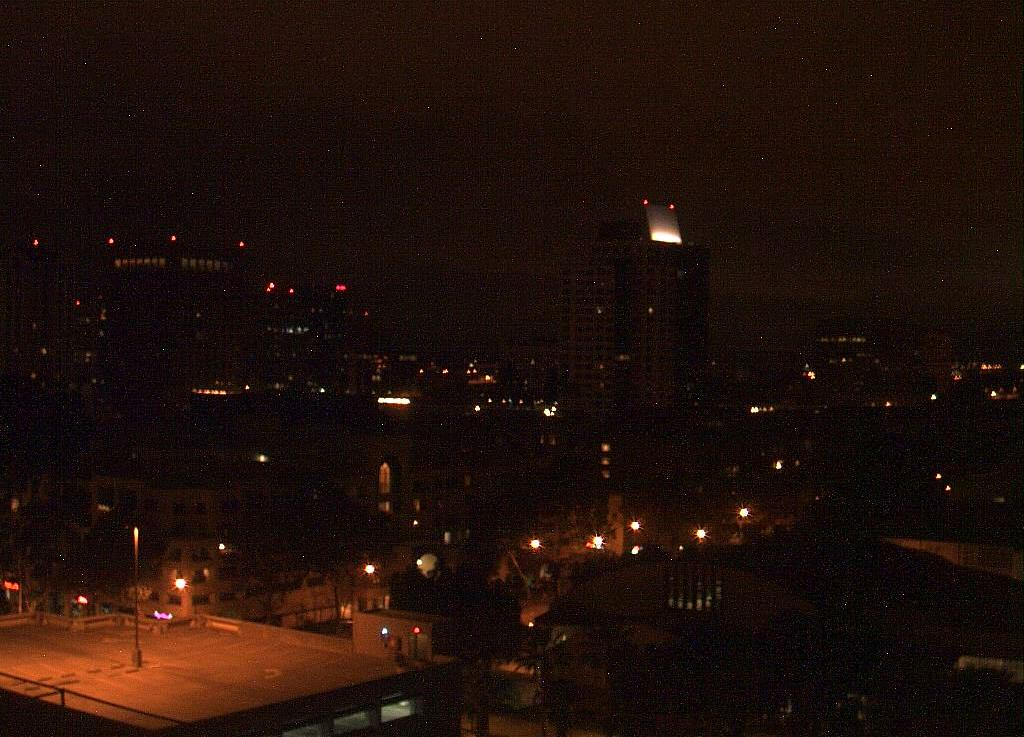
#> input picture night.jpg, 1024 x 737 px
$ python TRADITIONAL_METHODs.py
#> lines starting #> are read from the running program, lines starting #| are printed output that depends on the picture
import argparse
import cv2
import numpy as np


def load_bgr(path: str) -> np.ndarray:
#> called with path = 'night.jpg'
    img = cv2.imread(path, cv2.IMREAD_COLOR)
#> img is the input picture: shape (737, 1024, 3); mean B, G, R 10.4, 16.3, 32.7
#> call 2 of load_bgr, with path = 'day.jpg'
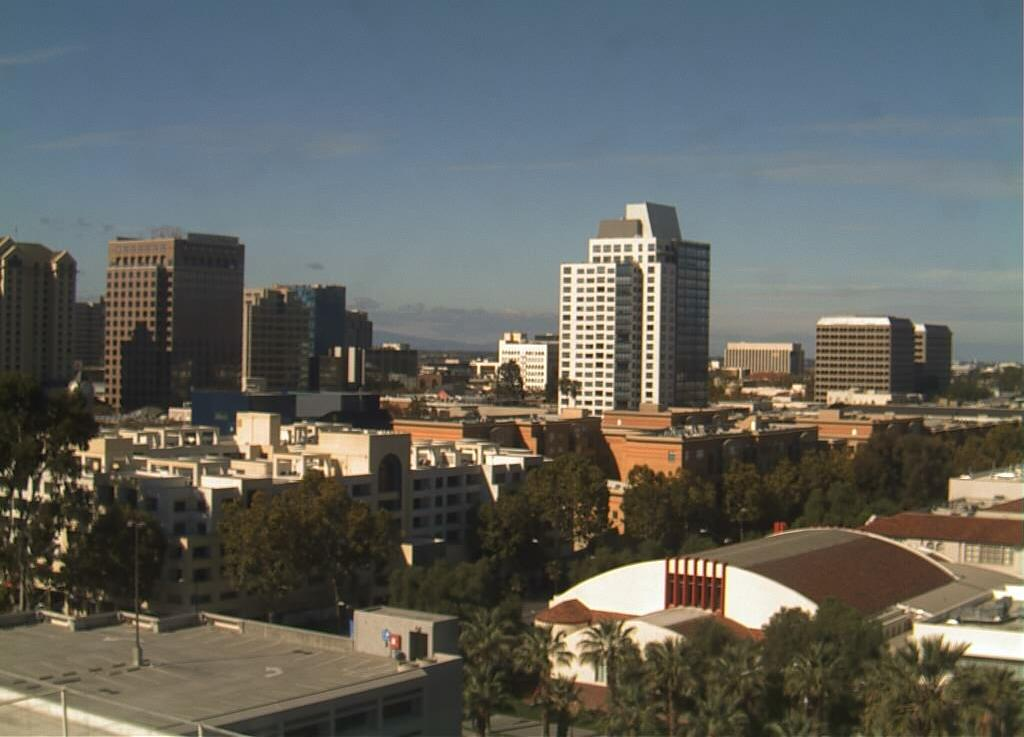
#> input picture day.jpg, 1024 x 737 px
#> in load_bgr, img is the input picture: shape (737, 1024, 3); mean B, G, R 95, 99.7, 98.2
    if img is None:
        raise FileNotFoundError(f"Could not read image: {path}")
    return img


def ensure_same_size(src: np.ndarray, ref: np.ndarray) -> np.ndarray:
    if src.shape[:2] != ref.shape[:2]:
        src = cv2.resize(src, (ref.shape[1], ref.shape[0]), interpolation=cv2.INTER_AREA)
    return src


def compute_channel_mse_rgb_255(img1_bgr: np.ndarray, img2_bgr: np.ndarray):
    """
    RGB channel-wise MSE in 0-255 space.
    Important: cast to float before subtraction (avoids uint8 wrap-around).
    """
    img1 = cv2.cvtColor(img1_bgr, cv2.COLOR_BGR2RGB).astype(np.float32)
    img2 = cv2.cvtColor(img2_bgr, cv2.COLOR_BGR2RGB).astype(np.float32)

    mse_r = np.mean((img1[:, :, 0] - img2[:, :, 0]) ** 2)
    mse_g = np.mean((img1[:, :, 1] - img2[:, :, 1]) ** 2)
    mse_b = np.mean((img1[:, :, 2] - img2[:, :, 2]) ** 2)
    mse_overall = (mse_r + mse_g + mse_b) / 3.0
    return float(mse_r), float(mse_g), float(mse_b), float(mse_overall)


def denoise_bilateral(bgr: np.ndarray, d: int = 7, sigma_color: int = 35, sigma_space: int = 35) -> np.ndarray:
#> called with d = 7, sigma_color = 35, sigma_space = 35
    return cv2.bilateralFilter(bgr, d=d, sigmaColor=sigma_color, sigmaSpace=sigma_space)


def apply_gamma(bgr: np.ndarray, gamma: float = 0.78) -> np.ndarray:
#> called with gamma = 0.78
    if gamma <= 0:
        raise ValueError("gamma must be > 0")
    lut = np.array([((i / 255.0) ** gamma) * 255.0 for i in range(256)], dtype=np.float32)
    lut = np.clip(lut, 0, 255).astype(np.uint8)
    return cv2.LUT(bgr, lut)
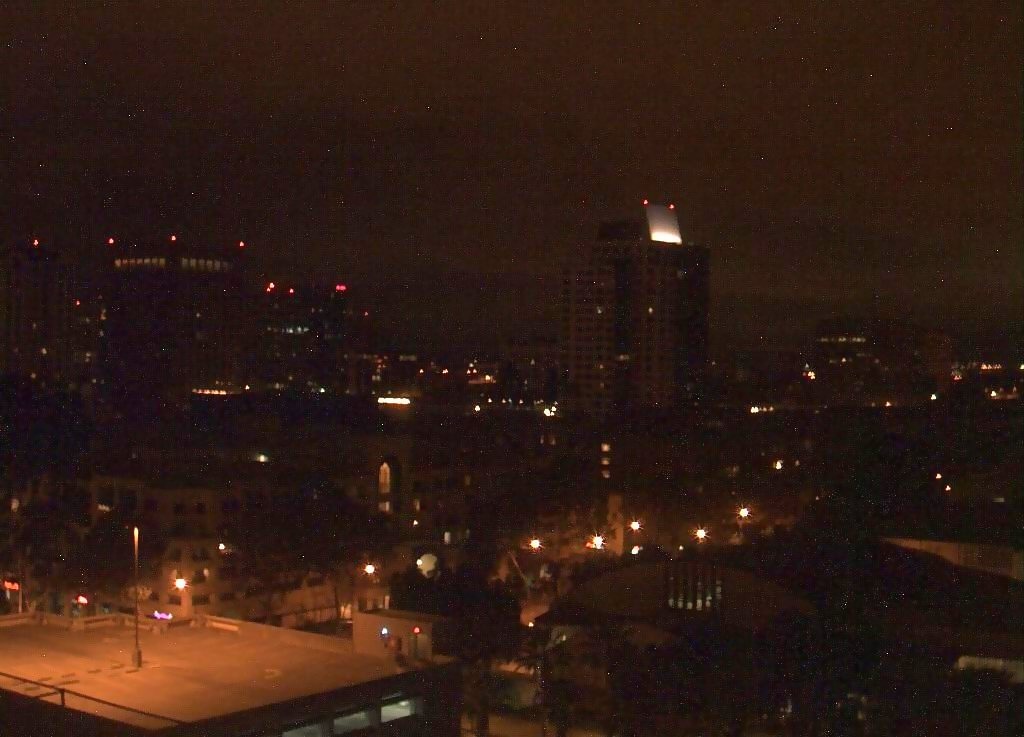
#> returned value: shape (737, 1024, 3); mean of channels 0, 1, 2 19.5, 27.8, 48.6; drawn as B, G, R


def gray_world_white_balance(bgr: np.ndarray, strength: float = 0.65) -> np.ndarray:
#> called with strength = 0.65
    x = bgr.astype(np.float32)
    mean_bgr = x.reshape(-1, 3).mean(axis=0)
#> mean_bgr = [19.46, 27.76, 48.62]
    target = mean_bgr.mean()
#> target = 31.95
    scale = target / (mean_bgr + 1e-6)
#> scale = [1.64, 1.15, 0.657]
    corrected = x * scale
    mixed = (1.0 - strength) * x + strength * corrected
    return np.clip(mixed, 0, 255).astype(np.uint8)


def clahe_on_luminance(bgr: np.ndarray, clip_limit: float = 2.2, tile_size: int = 8) -> np.ndarray:
#> called with clip_limit = 2.2, tile_size = 8
    lab = cv2.cvtColor(bgr, cv2.COLOR_BGR2LAB)
#> lab: shape (737, 1024, 3); mean of channels 0, 1, 2 30.1, 131.2, 130.9
    l, a, b = cv2.split(lab)
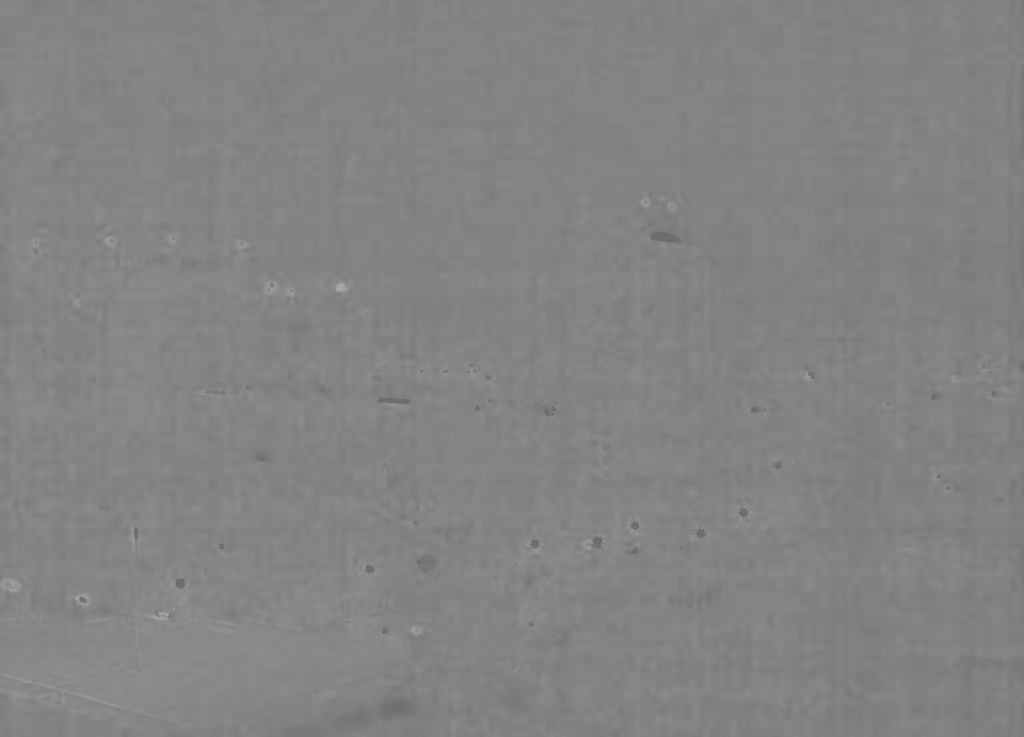
#> a: shape (737, 1024); min 106, max 173, mean 131.2
    l = cv2.createCLAHE(clipLimit=clip_limit, tileGridSize=(tile_size, tile_size)).apply(l)
    return cv2.cvtColor(cv2.merge([l, a, b]), cv2.COLOR_LAB2BGR)
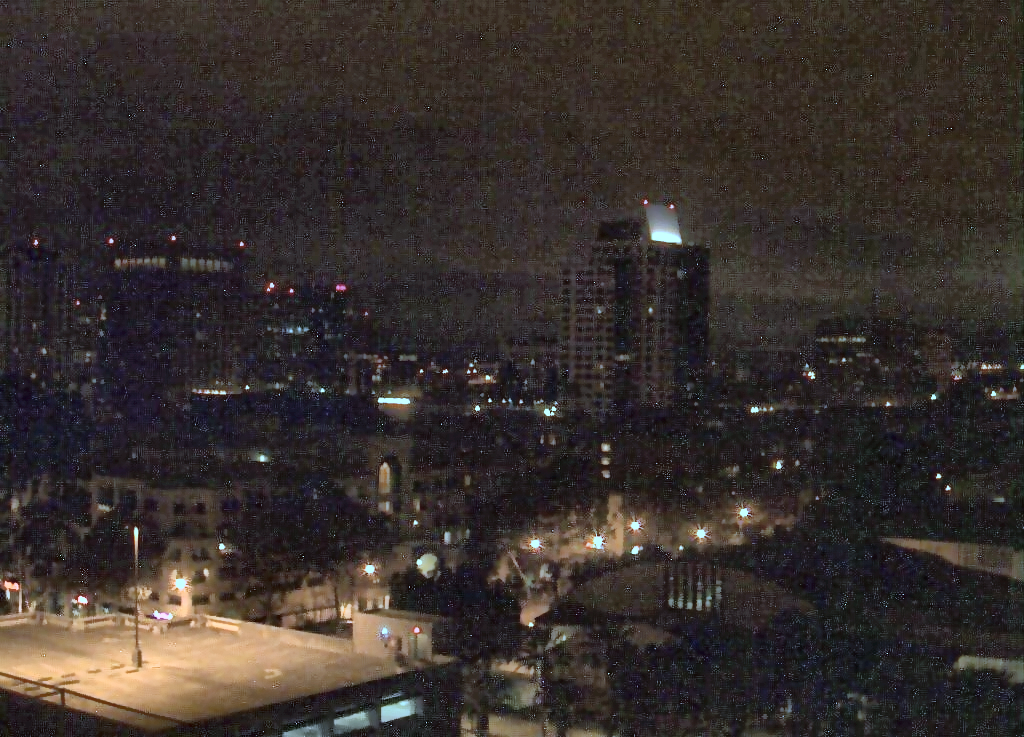
#> returned value: shape (737, 1024, 3); mean B, G, R 44.5, 47.5, 55.4


def unsharp_mask(bgr: np.ndarray, amount: float = 0.18, sigma: float = 1.0) -> np.ndarray:
#> called with amount = 0.18, sigma = 1
    blur = cv2.GaussianBlur(bgr, (0, 0), sigmaX=sigma, sigmaY=sigma)
    sharp = cv2.addWeighted(bgr, 1.0 + amount, blur, -amount, 0)
    return np.clip(sharp, 0, 255).astype(np.uint8)


def match_hist_channel(src_ch: np.ndarray, ref_ch: np.ndarray) -> np.ndarray:
    src = src_ch.ravel()
    ref = ref_ch.ravel()

    src_vals, src_idx, src_counts = np.unique(src, return_inverse=True, return_counts=True)
    ref_vals, ref_counts = np.unique(ref, return_counts=True)

    src_cdf = np.cumsum(src_counts).astype(np.float64)
    src_cdf /= src_cdf[-1]

    ref_cdf = np.cumsum(ref_counts).astype(np.float64)
    ref_cdf /= ref_cdf[-1]

    mapped_vals = np.interp(src_cdf, ref_cdf, ref_vals)
    return mapped_vals[src_idx].reshape(src_ch.shape).astype(np.uint8)


def histogram_match_bgr(src_bgr: np.ndarray, ref_bgr: np.ndarray) -> np.ndarray:
    """
    The only place where day.jpg is used.
    """
    out = np.empty_like(src_bgr)
    for c in range(3):
        out[:, :, c] = match_hist_channel(src_bgr[:, :, c], ref_bgr[:, :, c])
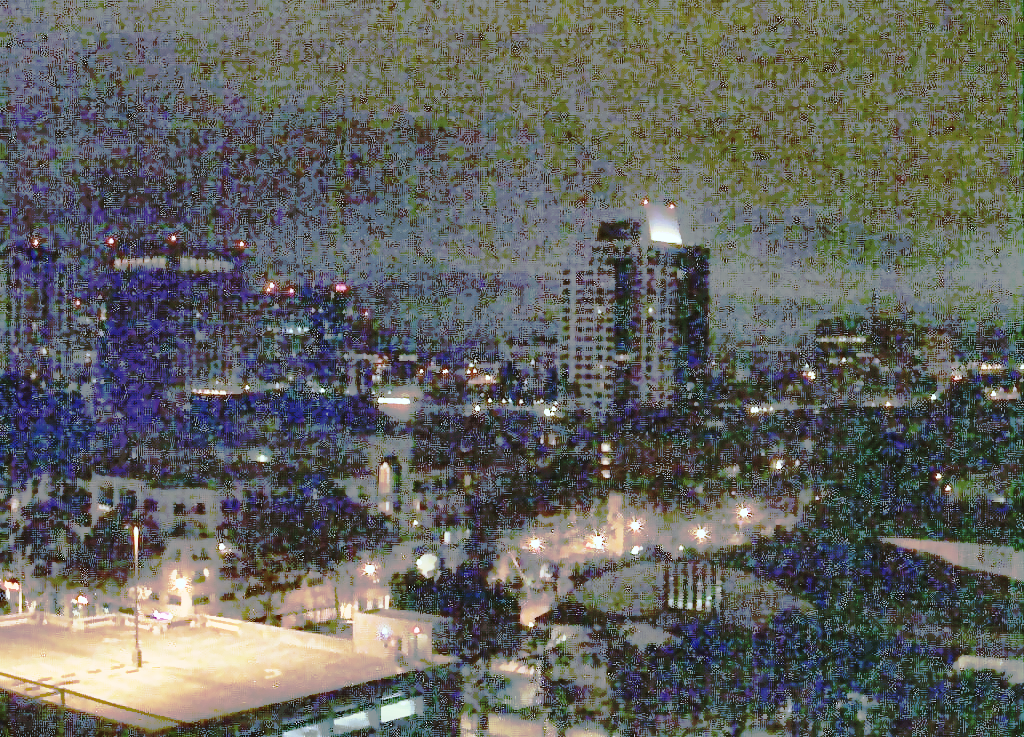
#> out: shape (737, 1024, 3); mean B, G, R 95.6, 99.9, 98.2
    return out


def preprocess_classical(night_bgr: np.ndarray) -> np.ndarray:
    x = night_bgr.copy()
    x = denoise_bilateral(x, d=7, sigma_color=35, sigma_space=35)
    x = apply_gamma(x, gamma=0.78)
    x = gray_world_white_balance(x, strength=0.65)
    x = clahe_on_luminance(x, clip_limit=2.2, tile_size=8)
    x = unsharp_mask(x, amount=0.18, sigma=1.0)
    return x


def post_refine_no_gt(img_bgr: np.ndarray, method: str) -> np.ndarray:
    if method == "none":
        return img_bgr
    if method == "bilateral":
        # Mild smoothing often reduces pixel-wise MSE without GT access.
        return cv2.bilateralFilter(img_bgr, d=5, sigmaColor=25, sigmaSpace=25)
    raise ValueError(f"Unknown post method: {method}")


def run_pipeline(input_bgr: np.ndarray, day_bgr: np.ndarray, preprocess: str, post: str) -> np.ndarray:
    if preprocess == "none":
        pre = input_bgr
    elif preprocess == "classical":
        pre = preprocess_classical(input_bgr)
    else:
        raise ValueError(f"Unknown preprocess mode: {preprocess}")

    matched = histogram_match_bgr(pre, day_bgr)
    out = post_refine_no_gt(matched, post)
    return out


def main():
    parser = argparse.ArgumentParser(description="Night-time enhancement with constrained GT usage.")
    parser.add_argument("--input", type=str, default="night.jpg", help="Input image (night or pre-generated)")
    parser.add_argument("--day", type=str, default="day.jpg", help="Ground truth day image")
    parser.add_argument("--output", type=str, default="traditional_output.jpg", help="Output path")
    parser.add_argument("--preprocess", choices=["none", "classical"], default="classical")
    parser.add_argument("--post", choices=["none", "bilateral"], default="none")
    args = parser.parse_args()

    inp = load_bgr(args.input)
    day = load_bgr(args.day)
    inp = ensure_same_size(inp, day)

    out = run_pipeline(inp, day, preprocess=args.preprocess, post=args.post)
    cv2.imwrite(args.output, out)

    base_r, base_g, base_b, base_m = compute_channel_mse_rgb_255(inp, day)
#> in compute_channel_mse_rgb_255, `mse_r = np.mean((img1[:, :, 0] - img2[:, :, 0]) ** 2)`: mse_r = 7400.1
#> in compute_channel_mse_rgb_255, `mse_g = np.mean((img1[:, :, 1] - img2[:, :, 1]) ** 2)`: mse_g = 9541.9
#> in compute_channel_mse_rgb_255, `mse_b = np.mean((img1[:, :, 2] - img2[:, :, 2]) ** 2)`: mse_b = 10160.4
#> in compute_channel_mse_rgb_255, `mse_overall = (mse_r + mse_g + mse_b) / 3.0`: mse_overall = 9034.1
#> base_r = 7400.1; base_g = 9541.9; base_b = 10160.4; base_m = 9034.1
    out_r, out_g, out_b, out_m = compute_channel_mse_rgb_255(out, day)
#> in compute_channel_mse_rgb_255 (call 2), `img1 = cv2.cvtColor(img1_bgr, cv2.COLOR_BGR2RGB).astype(np.float32)`:
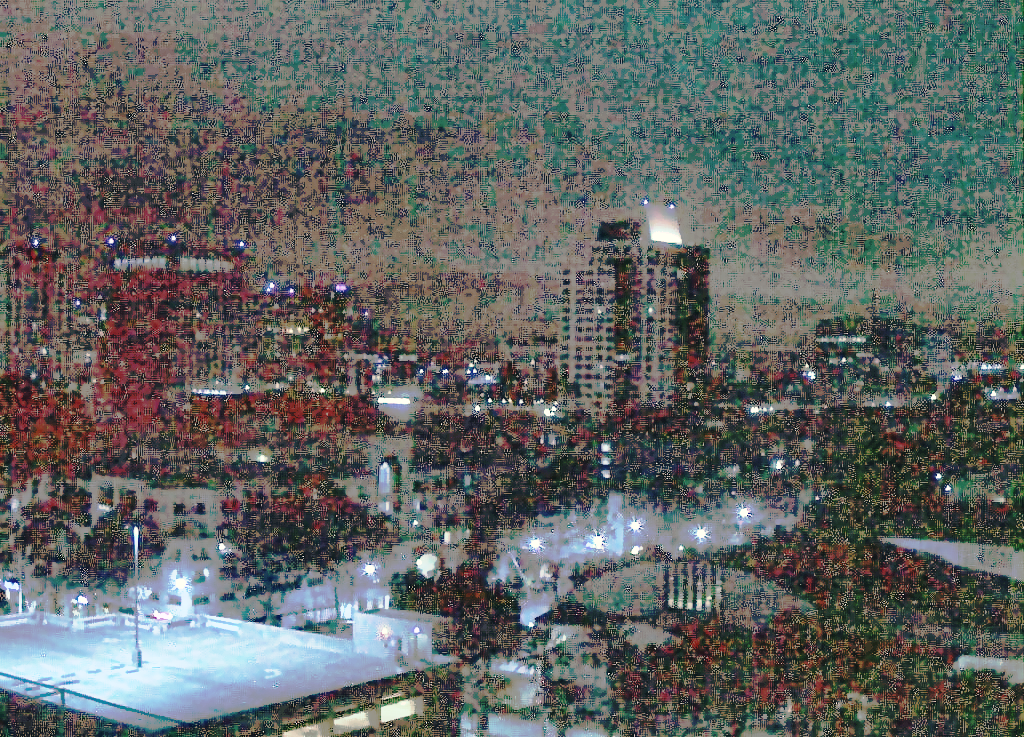
#> img1: shape (737, 1024, 3) float32; mean B, G, R 98.1, 99.8, 95.7
#> in compute_channel_mse_rgb_255 (call 2), `mse_r = np.mean((img1[:, :, 0] - img2[:, :, 0]) ** 2)`: mse_r = 4148.2
#> in compute_channel_mse_rgb_255 (call 2), `mse_g = np.mean((img1[:, :, 1] - img2[:, :, 1]) ** 2)`: mse_g = 3778.1
#> in compute_channel_mse_rgb_255 (call 2), `mse_b = np.mean((img1[:, :, 2] - img2[:, :, 2]) ** 2)`: mse_b = 5031.3
#> in compute_channel_mse_rgb_255 (call 2), `mse_overall = (mse_r + mse_g + mse_b) / 3.0`: mse_overall = 4319.2
#> out_r = 4148.2; out_g = 3778.1; out_b = 5031.3; out_m = 4319.2

    print("=== RGB Channel-wise MSE (0-255) ===")
    print(f"Input -> day     : R={base_r:.3f}, G={base_g:.3f}, B={base_b:.3f}, Mean={base_m:.3f}")
#| Input -> day     : R=7400.050, G=9541.933, B=10160.414, Mean=9034.132
    print(f"Output -> day    : R={out_r:.3f}, G={out_g:.3f}, B={out_b:.3f}, Mean={out_m:.3f}")
#| Output -> day    : R=4148.227, G=3778.133, B=5031.322, Mean=4319.227
    print(f"Saved: {args.output}")


if __name__ == "__main__":
    main()
